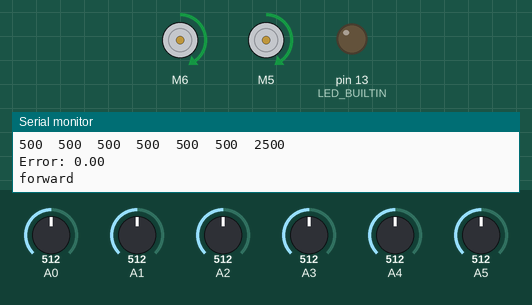
Recording of a sketch running on a simulated Arduino Uno, built with avr-gcc and run on an emulated ATmega328P. Parts: 2 × DC motor (green arrow = forward, orange = backward, longer = faster), output pins drawn as LEDs (lit = HIGH), the last lines printed to the serial monitor. The test bench sets the inputs (shaded band); at power-on: A0 = 512, A1 = 512, A2 = 512, A3 = 512, A4 = 512, A5 = 512.

Above: at 17.7 s.
17.8 s: A0 set to 199
19.7 s: A0 set to 171
At 21.0 s:
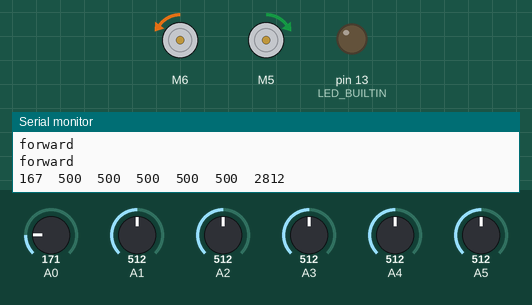
22.0 s: A0 set to 190
At 23.8 s:
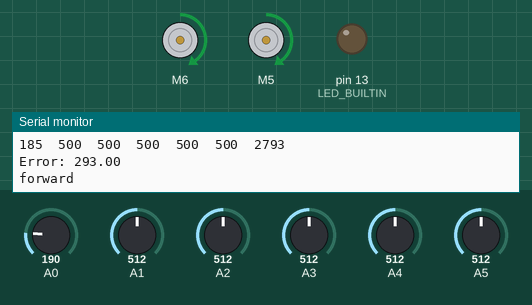
24.1 s: A0 set to 170
At 25.9 s:
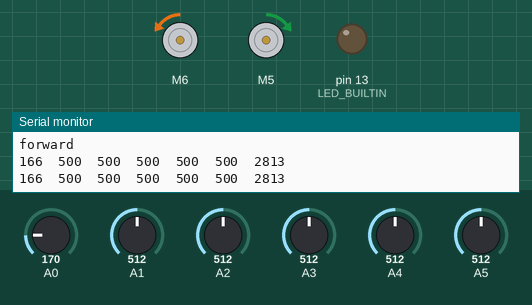
Timing chart, 0 to 27.1 s (numbered marks = the images above; inputs shaded):
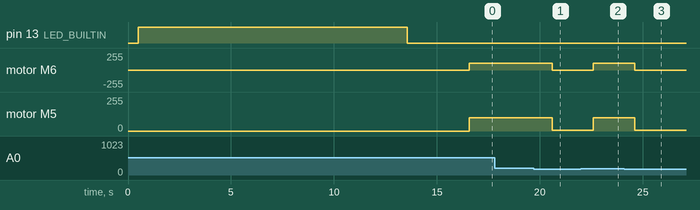

The sketch:

movealongline.ino
```cpp
#include <CytronMotorDriver.h>                     // inlcudes motor library
#include <QTRSensors.h>
QTRSensors qtr;


// Configure the motor driver
/* CONNECTIONS:
 * Arduino D6  - Motor Driver PWM 1A Input
 * Arduino D10  - Motor Driver PWM 1B Input
 * Arduino D5 - Motor Driver PWM 2A Input
 * Arduino D8 - Motor Driver PWM 2B Input
 * Arduino GND - Motor Driver GND */
CytronMD motor1(PWM_PWM, 6, 10);   // PWM 1A = Pin 6, PWM 1B = Pin 10.
CytronMD motor2(PWM_PWM, 5, 9); // PWM 2A = Pin 5, PWM 2B = Pin 8.

#define Kp 0.018
#define Kd 0.0001
#define MaxSpeed 180
#define BaseSpeed 55
#define SpeedTurn 15
#define CheckPoint 800

const uint8_t SensorCount = 6;
// IR Sensors Count
uint16_t sensorValues[SensorCount];

void setup()
{
    //establish line sensor
    qtr.setTypeAnalog();
    qtr.setSensorPins((const uint8_t[]){A0, A1, A2, A3, A4, A5}, SensorCount);

    Serial.begin(9600);
    delay(500);
    Serial.println("QTR calibration");


    pinMode(LED_BUILTIN, OUTPUT);

    // LED turns ON to indicate the start of the calibration
    digitalWrite(LED_BUILTIN, HIGH);
    delay(3000);
    //callibrate the line sensor
    for (uint16_t i = 0; i < 400; i++)
    {
      qtr.calibrate();
      Serial.println(i);
    }
    digitalWrite(LED_BUILTIN, LOW); // turn off Arduino's LED to indicate we are through with calibration

    delay(3000);
}

void loop()
{
  followLine();
}

void followLine(){

    uint16_t position = qtr.readLineBlack(sensorValues);
    for (uint8_t i = 0; i < SensorCount; i++)
    {
      Serial.print(sensorValues[i]);
      Serial.print('\t');
    }
    Serial.println(position);

    // too Right, Robot will go left
    if(position == 5000)
    {
      //motor_stop();
      delay(100);
      //motor_turnright();
      delay(100);
      Serial.println("stop");

    }
    else if (position>2800)
    {
        motor_turnright();
        return;
    }
    else if(position<2200)
    {
        motor_turnleft();
        return;
    }


    float error = position - 2500;
    float lastError = error;
    float motorSpeed = Kp * error + Kd * (error - lastError);


    Serial.print("Error: ");
    Serial.println(error);

    int rightMotorSpeed = BaseSpeed + motorSpeed;
    int leftMotorSpeed = BaseSpeed + motorSpeed;

    if (rightMotorSpeed > MaxSpeed ) rightMotorSpeed = MaxSpeed;
    if (leftMotorSpeed > MaxSpeed ) leftMotorSpeed = MaxSpeed;
    if (rightMotorSpeed < 0)rightMotorSpeed = 0;
    if (leftMotorSpeed < 0)leftMotorSpeed = 0;

    motor1.setSpeed(rightMotorSpeed);
    motor2.setSpeed(leftMotorSpeed);
    motor_forward();
    Serial.println("forward");
}

void motor_turnleft()
{
  motor1.setSpeed(5);   // Motor 1 runs forward at full speed.
  motor2.setSpeed(-5);  // Motor 2 runs backward at full speed.
  delay(1000);

}

void motor_turnright ()
{
  motor1.setSpeed(-5);   // Motor 1 runs backward at full speed.
  motor2.setSpeed(5);  // Motor 2 runs forward at full speed.
  delay(1000);

}
void motor_forward()
{
  motor1.setSpeed(100);   // Motor 1 runs forward at full speed.
  motor2.setSpeed(100);  // Motor 2 runs forward at full speed.
  Serial.println("forward");
  delay(1000);
}
void motor_stop()
{
  motor1.setSpeed(0);     // Motor 1 stops.
  motor2.setSpeed(0);     // Motor 2 stops.
  Serial.println("stop");
  delay(1000);
}
```

Measured:
- the behaviour switches between 183 and 182 on A0 (found by bisection; images 0 and 1)
- after the input at 19.7 s, motor M6: forward 100/255 → backward 5/255 after 0.89 s; motor M5: forward 100/255 → forward 5/255 after 0.89 s
- after the input at 22.0 s, motor M6: backward 5/255 → forward 100/255 after 0.60 s; motor M5: forward 5/255 → forward 100/255 after 0.60 s
- after the input at 24.1 s, motor M6: forward 100/255 → backward 5/255 after 0.51 s; motor M5: forward 100/255 → forward 5/255 after 0.51 s
